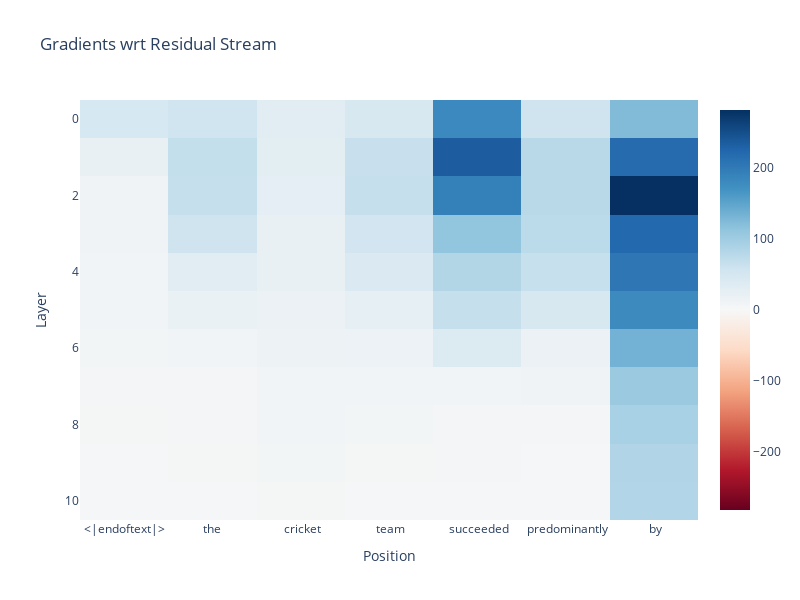

Notebook code cell kept with this figure:
### Code cell
def plot_grads():
    all_grads = []
    for k, v in grad_dict.items():
        if v is not None:
            all_grads.append(v[0])


    all_grads = torch.stack(all_grads)
    grad_heatmap = all_grads.abs().sum(dim=-1)

    labels = [f"{tok}" for i, tok in enumerate(model.to_str_tokens(tokens[0]))]
    imshow(grad_heatmap, labels={"x": "Position", "y": "Layer"},x=labels, title="Gradients wrt Residual Stream", width=800, height=600)


plot_grads()

### Figure 1 — Plotly figure (JSON) as saved in the notebook; plotly's stock layout.template omitted (floating-point values rounded to 4 significant figures)
{"data": [{"coloraxis": "coloraxis", "hovertemplate": "Position: %{x}<br>Layer: %{y}<br>color: %{z}<extra></extra>", "name": "0", "type": "heatmap", "x": ["<|endoftext|>", "the", " cricket", " team", " succeeded", " predominantly", " by"], "xaxis": "x", "yaxis": "y", "z": [[48.44, 55.9, 31.31, 46.37, 182.3, 58.26, 124.6], [20.53, 67.84, 29.62, 64.77, 235.8, 77.57, 219.8], [12.54, 67.35, 26.85, 66.31, 193.3, 78.2, 282.1], [11.23, 58.08, 22.45, 55.18, 113.1, 75.93, 222.3], [9.831, 33.08, 20.95, 43.76, 83.4, 65.24, 204.9], [8.738, 19.01, 18.19, 25.03, 67.54, 47.33, 181.2], [6.997, 9.253, 15.41, 16.27, 39.81, 17.75, 134.7], [5.159, 6.362, 10.59, 9.914, 9.365, 11.68, 105.6], [4.626, 4.76, 9.426, 7.335, 6.142, 5.828, 92.16], [3.563, 4.066, 7.197, 4.593, 5.124, 3.095, 85.48], [2.491, 3.665, 4.531, 3.992, 2.943, 2.48, 84.51]]}], "layout": {"coloraxis": {"cmid": 0, "colorscale": [[0, "rgb(103,0,31)"], [0.1, "rgb(178,24,43)"], [0.2, "rgb(214,96,77)"], [0.3, "rgb(244,165,130)"], [0.4, "rgb(253,219,199)"], [0.5, "rgb(247,247,247)"], [0.6, "rgb(209,229,240)"], [0.7, "rgb(146,197,222)"], [0.8, "rgb(67,147,195)"], [0.9, "rgb(33,102,172)"], [1, "rgb(5,48,97)"]]}, "height": 600, "title": {"text": "Gradients wrt Residual Stream"}, "width": 800, "xaxis": {"anchor": "y", "constrain": "domain", "domain": [0, 1], "scaleanchor": "y", "title": {"text": "Position"}}, "yaxis": {"anchor": "x", "autorange": "reversed", "constrain": "domain", "domain": [0, 1], "title": {"text": "Layer"}}}}
